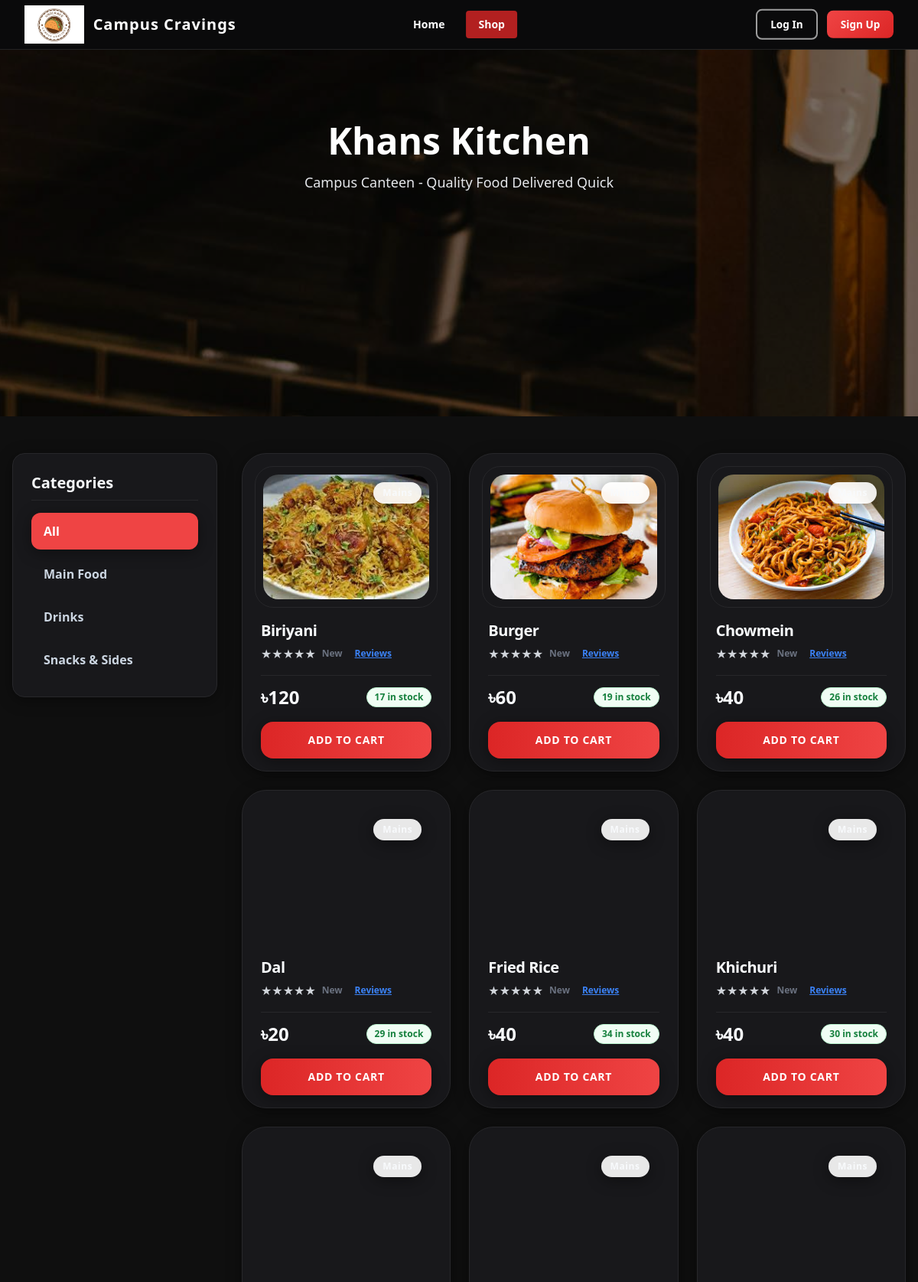
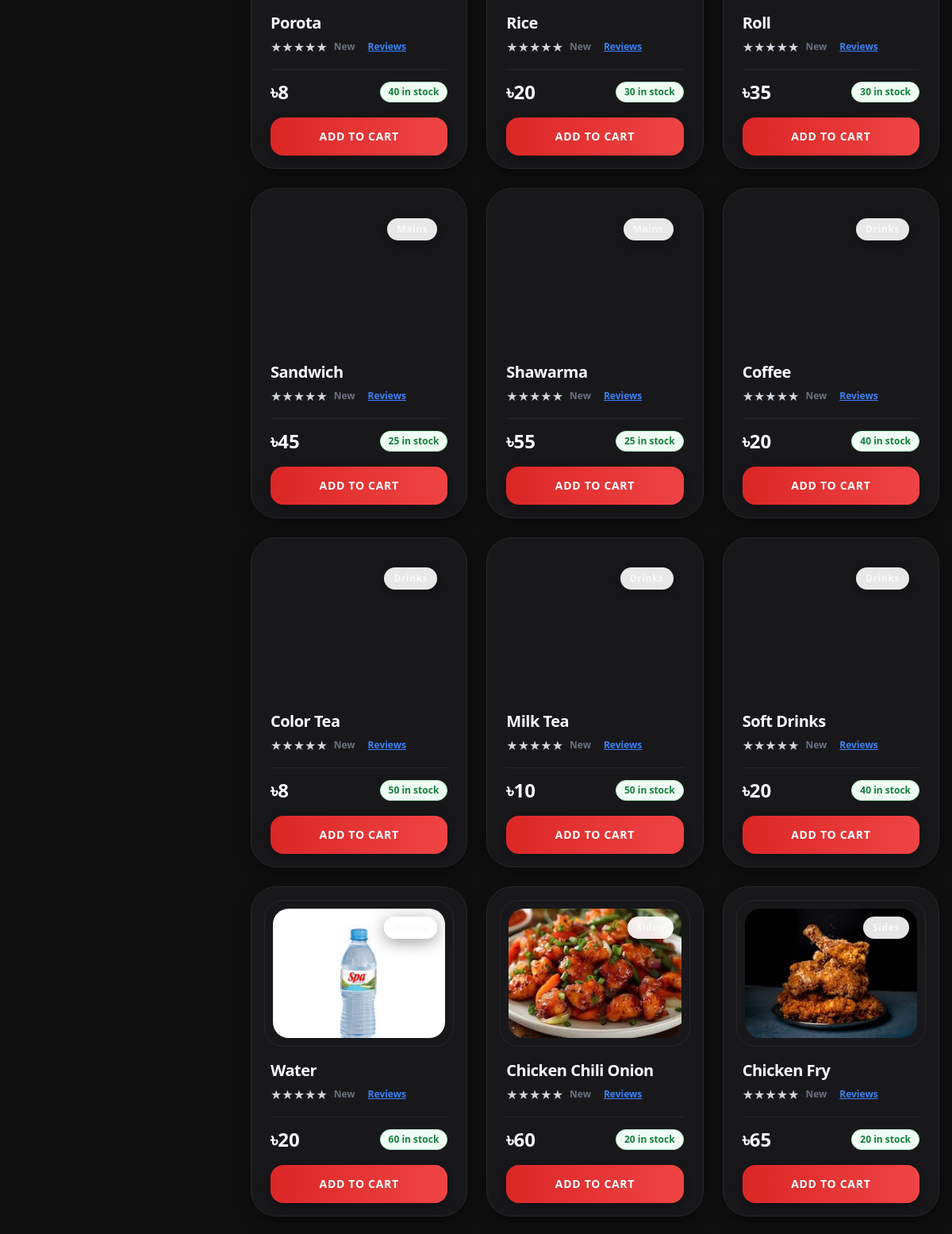
The app's page /customer/shop.php?name=khans (upper part) with its own data (2 pictures, top to bottom).
### tables this page shows
CREATE TABLE `shop` (
  `shop_id` int(11) NOT NULL,
  `shop_name` varchar(255) NOT NULL,
  `password` varchar(255) NOT NULL
);

CREATE TABLE `khans` (
  `khans_id` int(11) NOT NULL,
  `product_code` varchar(50) NOT NULL,
  `name` varchar(100) NOT NULL,
  `description` text DEFAULT NULL,
  `price` decimal(10,2) NOT NULL,
  `category` enum('mains','drinks','sides') NOT NULL,
  `image` varchar(255) DEFAULT NULL,
  `stock` int(11) NOT NULL DEFAULT 0,
  `is_available` tinyint(1) NOT NULL DEFAULT 1,
  `created_at` timestamp NOT NULL DEFAULT current_timestamp(),
  `updated_at` timestamp NOT NULL DEFAULT current_timestamp() ON UPDATE current_timestamp()
);

### config/hd_helper.php (called while the page is built)
<?php
if (!function_exists('getHDProductImage')) {
    function getHDProductImage($productName, $shopDbName, $localImageName = '') {
        $localImageName = trim($localImageName);
        $scriptName = $_SERVER['PHP_SELF'] ?? '';
        if (strpos($scriptName, '/customer/') !== false) {
            $basePath = '../';
        } elseif (strpos($scriptName, '/admin/') !== false) {
            $basePath = '../../';
        } else {
            $basePath = './';
        }
        if (!empty($localImageName)) {
            return $basePath . 'resources/' . ucfirst($shopDbName) . '/' . rawurlencode($localImageName);
        }
        return $basePath . 'resources/logo.jpg';
    }
}

### customer/shop.php (the view, shortened to what this page needs)
<?php
require_once __DIR__ . '/../config/db_connection.php';
require_once __DIR__ . '/../config/hd_helper.php';
$isLoggedIn = isset($_SESSION['usertype']) && $_SESSION['usertype'] === 'customer';
$shopTable = preg_replace('/[^a-zA-Z0-9_]/', '', $_GET['name'] ?? '');
$stmt = $conn->prepare("SELECT shop_name FROM shop WHERE shop_name = ? LIMIT 1");
$stmt->bind_param("s", $shopTable);
$stmt->execute();
$result = $stmt->get_result();
$shopInfo = $result->fetch_assoc();
$shopDbName = $shopInfo['shop_name'];
$shopDisplayName = ucfirst($shopDbName) . ' Kitchen';
$catalog = [];
$sql = "SELECT k.`{$shopDbName}_id` AS pid, k.product_code, k.name, k.price, k.category, k.image, k.stock, k.is_available,
        COALESCE(AVG(pr.rating), 0) as avg_rating,
        COUNT(pr.review_id) as review_count
        FROM `{$shopDbName}` k
        LEFT JOIN product_reviews pr ON k.product_code = pr.product_code AND pr.kitchen = '{$shopDbName}'
        WHERE k.is_available = 1
        GROUP BY k.`{$shopDbName}_id`, k.product_code, k.name, k.price, k.category, k.image, k.stock, k.is_available
        ORDER BY k.category, k.name";
$result = $conn->query($sql);
if (!$result) {
    $dbError = "Database Error: " . $conn->error;
} elseif ($result->num_rows > 0) {
    while ($row = $result->fetch_assoc()) {
        $catalog[] = [
            'id'           => $row['product_code'],
            'name'         => $row['name'],
            'price'        => (float)$row['price'],
            'category'     => $row['category'],
            'image'        => $row['image'],
            'stock'        => (int)$row['stock'],
            'avg_rating'   => (float)$row['avg_rating'],
            'review_count' => (int)$row['review_count']
        ];
    }
} else {
    $dbError = "No products found in this restaurant.";
}
$categories = [
    'all'    => 'All',
    'mains'  => 'Main Food',
    'drinks' => 'Drinks',
    'sides'  => 'Snacks & Sides',
];
$activeCategory = $_GET['category'] ?? 'all';
function initials($name) {
    $parts = preg_split('/\s+/', trim($name));
    $letters = '';
    foreach ($parts as $p) {
        if ($p !== '') $letters .= strtoupper(substr($p, 0, 1));
    }
    return $letters ?: 'C';
}
$displayName = $_SESSION['fullname'] ?? $_SESSION['username'] ?? 'Guest';
$profilePic = $_SESSION['profile_pic'] ?? null;
$initials = initials($displayName);
?>
<!doctype html>
<html lang="en">
<head>
  <script src="https://cdn.tailwindcss.com"></script>
</head>
<body class="bg-white text-gray-900">
  <header>
    <div class="relative h-16 max-w-7xl mx-auto px-4">
      <div class="logo-section">
        <a href="<?= $isLoggedIn ? './navbar.php' : '../index.php' ?>">
          <img src="../resources/logo.jpg" alt="Campus Cravings" class="campus-cravings-logo" />
          <span class="brand-text">Campus Cravings</span>
        </a>
      </div>
      <nav class="nav-buttons">
        <a href="<?= $isLoggedIn ? './navbar.php' : '../index.php' ?>" class="px-4 py-2 bg-transparent hover:bg-red-600 hover:bg-opacity-80 rounded text-sm text-white font-semibold">Home</a>
        <div class="relative group">
          <button class="px-4 py-2 rounded text-sm bg-red-600 bg-opacity-80 text-white font-semibold transition">Shop</button>
        </div>
      </nav>
      <div class="profile-section">
        <?php if ($isLoggedIn): ?>
          <div class="relative" id="profileRoot">
            <button id="profileBtn" class="flex items-center gap-2 p-1 rounded focus:outline-none">
              <?php if (!empty($profilePic)): ?>
                <img src="<?= htmlspecialchars($profilePic) ?>" alt="Profile" class="w-10 h-10 rounded-full object-cover border border-gray-600" />
              <?php else: ?>
                <div class="initials-circle"><?= htmlspecialchars($initials) ?></div>
              <?php endif; ?>
              <span class="hidden sm:inline-block text-sm text-white"><?= htmlspecialchars($displayName) ?></span>
            </button>
            <div id="profileMenu" class="profile-menu hidden absolute right-0 mt-2 w-48 bg-gray-900 bg-opacity-95 rounded-lg border border-gray-800 text-left">
              <a href="./profile.php" class="block px-4 py-2.5 text-gray-100 hover:bg-gray-800 hover:bg-opacity-70">Profile</a>
              <a href="./logout.php" class="block px-4 py-2.5 text-red-200 hover:bg-gray-800 hover:bg-opacity-70">Log out</a>
            </div>
          </div>
        <?php else: ?>
          <div class="flex items-center gap-3">
            <a href="../login.php" class="auth-btn auth-btn-outline">Log In</a>
            <a href="../sign_up.php" class="auth-btn auth-btn-solid">Sign Up</a>
          </div>
        <?php endif; ?>
      </div>
    </div>
  </header>
  <section class="hero">
    <div class="hero-overlay"></div>
    <div class="relative z-10 max-w-4xl mx-auto px-4 py-24 text-center text-white">
      <h1 class="text-4xl sm:text-5xl font-extrabold mb-4"><?= htmlspecialchars($shopDisplayName) ?></h1>
      <p class="text-lg text-gray-200">Campus Canteen - Quality Food Delivered Quick</p>
    </div>
  </section>
  <main class="max-w-7xl mx-auto px-4 py-12">
    <div class="grid md:grid-cols-4 gap-8">
      <aside class="md:col-span-1">
        <div class="sticky top-24 bg-gray-50 rounded-2xl p-6 border border-gray-200 shadow-sm">
          <h2 class="text-xl font-bold text-gray-800 mb-4 pb-2 border-b border-gray-200">Categories</h2>
          <div class="flex flex-col gap-2">
            <?php foreach ($categories as $cat => $label): ?>
              <a href="?name=<?= urlencode($shopDbName) ?>&category=<?= $cat ?>"
                 class="px-4 py-3 rounded-xl font-semibold transition text-left <?= $activeCategory === $cat ? 'bg-red-500 text-white shadow-md shadow-red-500/20' : 'text-gray-600 hover:bg-red-50 hover:text-red-500' ?>">
                <?= $label ?>
              </a>
            <?php endforeach; ?>
          </div>
        </div>
      </aside>
      <div class="md:col-span-3">
        <div class="grid sm:grid-cols-2 lg:grid-cols-3 gap-6">
          <?php
          foreach ($catalog as $item):
          ?>
            <div class="bg-white rounded-[2rem] border border-gray-100/90 shadow-sm hover:shadow-2xl hover:-translate-y-1.5 transition duration-500 p-4 flex flex-col justify-between h-full">
              <div class="relative p-2.5 bg-gray-50/60 rounded-[1.5rem] border border-gray-100/80 overflow-hidden flex-shrink-0 mb-4">
                <div class="aspect-[4/3] w-full rounded-[1.25rem] overflow-hidden bg-white relative">
                  <img src="<?= getHDProductImage($item['name'], $shopDbName, $item['image']) ?>" alt="<?= htmlspecialchars($item['name']) ?>" class="w-full h-full object-cover transition-transform duration-500 hover:scale-110" />
                </div>
                <span class="absolute top-5 right-5 bg-white/90 backdrop-blur px-3 py-1.5 rounded-full text-xs font-extrabold text-gray-800 shadow-sm capitalize tracking-wider">
                  <?= $item['category'] ?>
                </span>
              </div>
              <div class="px-2 flex-grow flex flex-col justify-between">
                <div>
                  <h3 class="font-extrabold text-gray-950 text-xl tracking-tight mb-1"><?= htmlspecialchars($item['name']) ?></h3>
                  <div class="mb-4 flex items-center gap-2">
                    <div class="star-rating">
                      <span class="stars">
                        <?php
                        $stars = round($item['avg_rating']);
                        for ($i = 1; $i <= 5; $i++) {
                          echo $i <= $stars ? '<span class="star">★</span>' : '<span class="star text-gray-300">★</span>';
                        }
                        ?>
                      </span>
                      <?php if ($item['review_count'] > 0): ?>
                        <span class="count text-xs font-semibold text-gray-500">(<?= $item['review_count'] ?>)</span>
                      <?php else: ?>
                        <span class="count text-xs font-semibold text-red-500">New</span>
                      <?php endif; ?>
                    </div>
                    <button class="view-reviews-btn text-xs text-blue-500 hover:text-blue-700 underline font-semibold ml-2"
                            data-product-code="<?= htmlspecialchars($item['id']) ?>"
                            data-product-name="<?= htmlspecialchars($item['name']) ?>">
                      Reviews
                    </button>
                  </div>
                </div>
                <div>
                  <div class="flex items-center justify-between mb-4 pt-3 border-t border-gray-100">
                    <span class="text-2xl font-black text-gray-900">৳<?= number_format($item['price'], 0) ?></span>
                    <span class="text-xs font-bold px-2.5 py-1 rounded-full <?= $item['stock'] > 0 ? 'bg-green-50 text-green-700 border border-green-200' : 'bg-red-50 text-red-600 border border-red-200' ?>">
                      <?= $item['stock'] > 0 ? $item['stock'] . ' in stock' : 'Out of stock' ?>
                    </span>
                  </div>
                  <?php if ($item['stock'] > 0): ?>
                    <button onclick="addToCart('<?= htmlspecialchars($item['id']) ?>', 1)"
                            class="w-full py-3.5 bg-gradient-to-r from-red-600 to-red-500 hover:from-red-500 hover:to-red-400 text-white font-extrabold rounded-2xl transition duration-300 shadow-lg shadow-red-500/20 text-sm tracking-wider uppercase">
                      Add to Cart
                    </button>
                  <?php else: ?>
                    <button disabled class="w-full py-3.5 bg-gray-100 text-gray-400 font-extrabold rounded-2xl cursor-not-allowed text-sm tracking-wider uppercase">
                      Sold Out
                    </button>
                  <?php endif; ?>
                </div>
              </div>
            </div>
          <?php endforeach; ?>
        </div>
      </div>
    </div>
  </main>
</body>
</html>

### customer/shop.php (style rules this page uses)
header { position: fixed; top: 0; left: 0; right: 0; z-index: 50; background: rgba(10, 10, 12, 0.9) !important; backdrop-filter: blur(12px) !important; -webkit-backdrop-filter: blur(12px) !important; border-bottom: 1px solid rgba(255, 255, 255, 0.1) !important; }
.logo-section { position: absolute; left: 2rem; top: 50%; transform: translateY(-50%); }
.logo-section a { display: flex; align-items: center; gap: 0.75rem; text-decoration: none; }
.brand-text { font-size: 1.25rem; font-weight: 800; color: #ffffff; letter-spacing: 0.05em; transition: color 0.3s ease; }
.profile-section { position: absolute; right: 2rem; top: 50%; transform: translateY(-50%); }
.nav-buttons { display: none; }
@media (min-width: 768px) { .nav-buttons { display: flex; position: absolute; left: 50%; top: 50%; transform: translate(-50%, -50%); gap: 1rem; } }
.hero { background-image: url('../resources/sign_up.jpg'); background-size: cover; background-position: center; background-attachment: fixed; min-height: 60vh; position: relative; overflow: hidden; margin-top: 4rem; }
.hero::before { content: ''; position: absolute; top: 0; left: 0; width: 100%; height: 100%; background: rgba(0, 0, 0, 0.5); z-index: 1; }
.hero-overlay { position:absolute; inset:0; background:transparent; z-index:1; }
.campus-cravings-logo { height: 50px; width: auto; transition: transform 0.3s ease; }
.nav-buttons { display:flex; align-items:center; gap:0.75rem; }
.star-rating { display: flex; align-items: center; gap: 0.25rem; font-size: 0.875rem; }
.star-rating .stars { color: #fbbf24; display: flex; }
.star-rating .star { font-size: 1rem; }
.star-rating .count { color: #6b7280; margin-left: 0.25rem; }
.auth-btn { padding: .5rem 1.1rem; border-radius: .5rem; font-weight: 600; font-size: .85rem; transition: all .2s ease; text-decoration: none; display: inline-block; }
.auth-btn-outline { border: 2px solid rgba(255,255,255,.4); color: #fff; background: transparent; }
.auth-btn-solid { background: linear-gradient(135deg, #ef4444, #dc2626); color: #fff; border: none; }

### records on screen
shop: shop_name "Khans Kitchen"
khans: name+image (picture), name "Biriyani", price "120", stock "17"
khans: name+image (picture), name "Burger", price "60", stock "19"
khans: name+image (picture), name "Chowmein", price "40", stock "26"
khans: name+image (picture), name "Dal", price "20", stock "29"
khans: name+image (picture), name "Fried Rice", price "40", stock "34"
khans: name+image (picture), name "Khichuri", price "40", stock "30"
khans: name+image (picture), name "Porota", price "8", stock "40"
khans: name+image (picture), name "Rice", price "20", stock "30"
khans: name+image (picture), name "Roll", price "35", stock "30"
khans: name+image (picture), name "Sandwich", price "45", stock "25"
khans: name+image (picture), name "Shawarma", price "55", stock "25"
khans: name+image (picture), name "Coffee", price "20", stock "40"
khans: name+image (picture), name "Color Tea", price "8", stock "50"
khans: name+image (picture), name "Milk Tea", price "10", stock "50"
khans: name+image (picture), name "Soft Drinks", price "20", stock "40"
khans: name+image (picture), name "Water", price "20", stock "60"
khans: name+image (picture), name "Chicken Chili Onion", price "60", stock "20"
khans: name+image (picture), category "Sides", name "Chicken Fry", price "65", stock "20"

### other values on screen
$label "All"
$label "Main Food"
$label "Drinks"
$label "Snacks & Sides"
